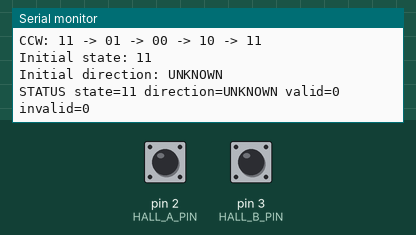
Simulated run of this sketch. Board: Arduino Nano, built with avr-gcc and run on an emulated ATmega328P. On the bench: the last lines printed to the serial monitor. The inputs (shaded band) are chosen by the test bench; at power-on: pin 2 (HALL_A_PIN) HIGH, pin 3 (HALL_B_PIN) HIGH.

Above: at 1.5 s.
1.6 s: pin 2 (HALL_A_PIN) pulled LOW for 0.15 s
At 2.8 s:
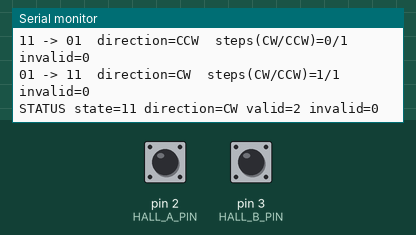
3.2 s: pin 3 (HALL_B_PIN) pulled LOW for 0.15 s
At 4.8 s:
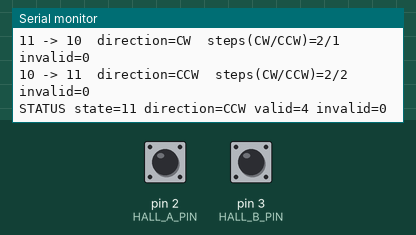
6.3 s: pin 2 (HALL_A_PIN) pulled LOW for 1 s
At 6.9 s:
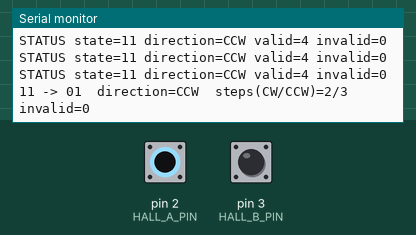
8.8 s: pin 3 (HALL_B_PIN) pulled LOW for 1 s
At 8.96 s:
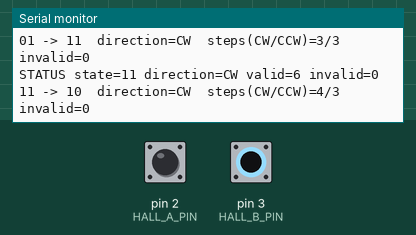
11.3 s: pin 2 (HALL_A_PIN) driven LOW and pin 3 (HALL_B_PIN) driven LOW
At 11.9 s:
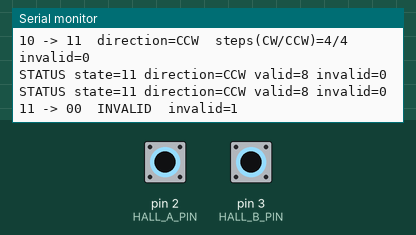
12.8 s: pin 2 (HALL_A_PIN) driven HIGH
At 13.8 s:
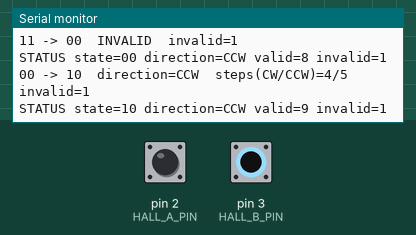
Timing chart, 0 to 15.3 s (numbered marks = the images above; inputs shaded):
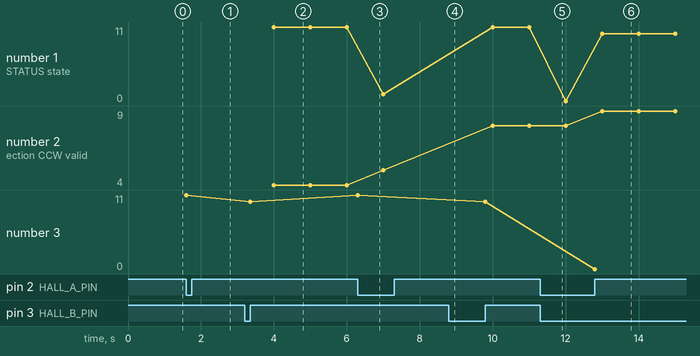

Measured:
- after the input at 1.6 s, the serial monitor: prints a new line at once (image 1)
- after the input at 3.2 s, the serial monitor: prints a new line at once (image 2)
- after the input at 6.3 s, the serial monitor: prints a new line at once (image 3)
- after the input at 8.8 s, the serial monitor: prints a new line at once (image 4)
- after the input at 11.3 s, the serial monitor: prints a new line at once (image 5)
- after the input at 12.8 s, the serial monitor: prints a new line at once (image 6)
- plotted number 1: 11 → 1 after the input at 6.3 s
- plotted number 2: 4 → 5 after the input at 6.3 s, 5 → 8 after the input at 8.8 s, 8 → 9 after the input at 12.8 s

The sketch:

SR-HALL-TEST-005_QUADRATURE.ino
```cpp
/*
  SmartRoll - Hall quadrature direction test
  SR-HALL-TEST-005_QUADRATURE

  DEVELOPMENT TEST ONLY
  Hardware: Arduino Nano / ATmega328P

  Hall A -> D2
  Hall B -> D3

  Verified mechanical arrangement:
    - 2 magnets, 180 degrees apart
    - Hall A and Hall B mounted directly beside each other
    - nominal air gap: 5 mm

  MEASURED SEQUENCES

  Clockwise:
    11 -> 10 -> 00 -> 01 -> 11

  Counter-clockwise:
    11 -> 01 -> 00 -> 10 -> 11

  This is a real 2-bit quadrature encoder sequence.

  Direction is determined from the COMPLETE state transition:

    CW:
      11 -> 10
      10 -> 00
      00 -> 01
      01 -> 11

    CCW:
      11 -> 01
      01 -> 00
      00 -> 10
      10 -> 11

  Any other transition is invalid and is not counted.

  IMPORTANT STARTUP BEHAVIOUR
  ---------------------------
  After reset/power failure the current Hall state is sampled and stored.
  Direction is set to UNKNOWN. The next valid transition determines the
  direction immediately, even if the rotor is already moving.

  The algorithm does NOT assume a previous direction survives a restart.
*/

const byte HALL_A_PIN = 2;
const byte HALL_B_PIN = 3;

const int DIR_UNKNOWN = 0;
const int DIR_CW      = 1;
const int DIR_CCW     = -1;

byte previousState = 0;
int direction = DIR_UNKNOWN;

long cwTransitions = 0;
long ccwTransitions = 0;
long invalidTransitions = 0;
long totalValidTransitions = 0;

unsigned long lastStatus = 0;

byte readHallState() {
  // State encoding:
  // A=0 B=0 -> 00 -> 0
  // A=0 B=1 -> 01 -> 1
  // A=1 B=0 -> 10 -> 2
  // A=1 B=1 -> 11 -> 3
  return (digitalRead(HALL_A_PIN) << 1) | digitalRead(HALL_B_PIN);
}

const char* stateName(byte state) {
  switch (state) {
    case 0: return "00";
    case 1: return "01";
    case 2: return "10";
    case 3: return "11";
    default: return "??";
  }
}

const char* directionName(int dir) {
  if (dir == DIR_CW)  return "CW";
  if (dir == DIR_CCW) return "CCW";
  return "UNKNOWN";
}

int decodeTransition(byte oldState, byte newState) {
  // CW sequence: 11 -> 10 -> 00 -> 01 -> 11
  if ((oldState == 3 && newState == 2) ||
      (oldState == 2 && newState == 0) ||
      (oldState == 0 && newState == 1) ||
      (oldState == 1 && newState == 3)) {
    return DIR_CW;
  }

  // CCW sequence: 11 -> 01 -> 00 -> 10 -> 11
  if ((oldState == 3 && newState == 1) ||
      (oldState == 1 && newState == 0) ||
      (oldState == 0 && newState == 2) ||
      (oldState == 2 && newState == 3)) {
    return DIR_CCW;
  }

  return DIR_UNKNOWN;
}

void processTransition(byte oldState, byte newState) {
  int transitionDirection = decodeTransition(oldState, newState);

  Serial.print(stateName(oldState));
  Serial.print(" -> ");
  Serial.print(stateName(newState));

  if (transitionDirection == DIR_UNKNOWN) {
    invalidTransitions++;

    Serial.print("  INVALID");
    Serial.print("  invalid=");
    Serial.println(invalidTransitions);
    return;
  }

  totalValidTransitions++;
  direction = transitionDirection;

  if (direction == DIR_CW) {
    cwTransitions++;
  } else {
    ccwTransitions++;
  }

  Serial.print("  direction=");
  Serial.print(directionName(direction));
  Serial.print("  steps(CW/CCW)=");
  Serial.print(cwTransitions);
  Serial.print("/");
  Serial.print(ccwTransitions);
  Serial.print("  invalid=");
  Serial.println(invalidTransitions);
}

void setup() {
  // INPUT_PULLUP is compatible with the current Hall test wiring.
  pinMode(HALL_A_PIN, INPUT_PULLUP);
  pinMode(HALL_B_PIN, INPUT_PULLUP);

  Serial.begin(115200);
  delay(300);

  // Critical restart behaviour:
  // remember only the current electrical state, NOT the old direction.
  previousState = readHallState();
  direction = DIR_UNKNOWN;

  Serial.println();
  Serial.println("========================================");
  Serial.println("SmartRoll Hall Quadrature Test 005");
  Serial.println("Arduino Nano / ATmega328P");
  Serial.println("Hall A = D2   Hall B = D3");
  Serial.println("========================================");
  Serial.println("CW : 11 -> 10 -> 00 -> 01 -> 11");
  Serial.println("CCW: 11 -> 01 -> 00 -> 10 -> 11");
  Serial.println();

  Serial.print("Initial state: ");
  Serial.println(stateName(previousState));
  Serial.println("Initial direction: UNKNOWN");
  Serial.println();
}

void loop() {
  byte currentState = readHallState();

  if (currentState != previousState) {
    processTransition(previousState, currentState);
    previousState = currentState;
  }

  if (millis() - lastStatus >= 1000) {
    lastStatus = millis();

    Serial.print("STATUS state=");
    Serial.print(stateName(previousState));
    Serial.print(" direction=");
    Serial.print(directionName(direction));
    Serial.print(" valid=");
    Serial.print(totalValidTransitions);
    Serial.print(" invalid=");
    Serial.println(invalidTransitions);
  }
}
```
